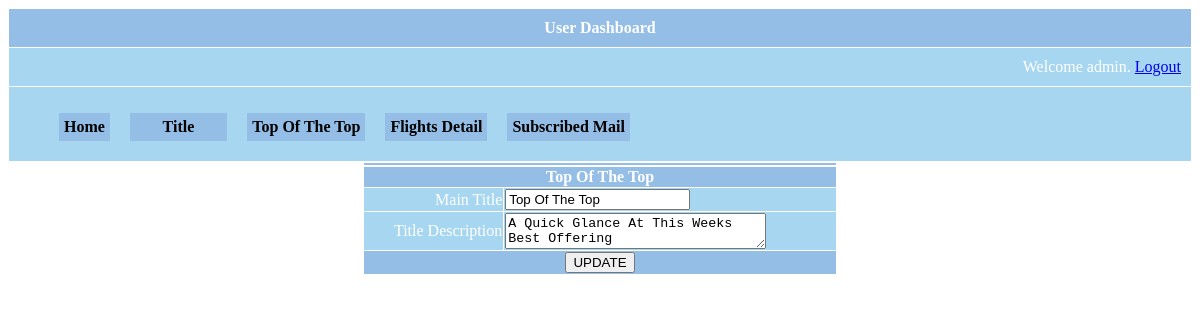
/admin/hometitle.php (signed in), run on the app's committed database.
### tables this page shows
CREATE TABLE `hometitle` (
  `id` int(10) NOT NULL AUTO_INCREMENT,
  `maintitle` varchar(20) NOT NULL,
  `main_titile_descr` text NOT NULL,
  PRIMARY KEY (`id`)
);

### admin/hometitle.php (the view, shortened to what this page needs)
<?php
$table="hometitle";
$sql="select * FROM ".$table;
$result=mysql_query($sql);
$row=mysql_fetch_array($result);
$message='';
if($_SESSION['user_name'])
{
?>
<html>
<head>
<link rel="stylesheet" type="text/css" href="styles.css" />
<link rel="stylesheet" type="text/css" href="styles.css" />
</head>
<body>
<table border="0" cellpadding="10" cellspacing="1" width="100%" align="center">
    <tr class="tableheader" >
    <td  align="center">User Dashboard</td>
    </tr>
    <tr class="tablerow" >
    <td   align="right">
        <?php
        if($_SESSION['user_name']) {
        ?>
        Welcome <?php echo $_SESSION["user_name"]; ?>.   <a href="logout.php" tite="Logout">Logout
        <?php
        }
        ?>
        </a>
    </td>
    </tr>
	<tr class="tablerow">
	<td>
	 <ul id="nav">
	   <li>
        <a href="dashboard.php">Home</a>
       </li>
	   <li>
			<a href="#"> &nbsp;&nbsp;&nbsp;&nbsp;&nbsp;&nbsp; Title &nbsp;&nbsp;&nbsp;&nbsp;&nbsp;&nbsp;</a>
       </li>
	   <li>
          <a href="top_of_top.php" id="ttp" tite="Logout">Top Of The Top</a>
       </li>
	   <li>
        <a href="flightdetail.php" id="ttp" tite="Logout">Flights Detail</a>
       </li>
	   <li>
        <a href="mailsubscr.php" id="ttp" tite="Logout">Subscribed Mail</a>
       </li>
	 </ul>
    </td>
    </tr>
 </table>
 <table cellspacing="1" width="40%" align="center">
	<tr><td class="tableheader" align="center"><?php echo $message;?></td></tr>
   </table>
    <form name="frmUser" method="post" action="<?php echo $_SERVER['PHP_SELF']; ?>"  enctype="multipart/form-data" >
		<table  cellspacing="1" width="40%" align="center">
			<tr class="tableheader">
			  <td align="center" colspan="2">Top Of The Top</td>
			</tr>
			<tr class="tablerow">
			  <td align="right">Main Title</td>
			    <td>
				 <input class="textbox" type="text" name="maintitle" id='maintitle' value="<?php echo $row['maintitle'] ?>">
			    </td>
			</tr>
			<tr class="tablerow">
			  <td align="right">Title Description</td>
			  <td>
				<textarea rows="2" cols="30" name="titledescr" id='titledescr'><?php echo $row['main_titile_descr']; ?></textarea>
			  </td>
			</tr>
			<tr class="tableheader">
			  <td align="center" colspan="2"><input type="submit" name="submit_topoftop" value="UPDATE"></td>
			</tr>
		</table>
	</form>
</body>
</html>
<?php
 }
 else
 {
   header('Location: index.php');
 }
?>

### admin/styles.css (style rules this page uses)
.tableheader { background-color: #95BEE6; color:white; font-weight:bold; }
.tablerow { background-color: #A7D6F1; color:white; }
#nav { list-style:none; font-weight:bold; margin-bottom:10px; float:left; width:100%; }
#nav li { float:left; margin-right:20px; position:relative; }
#nav a { display:block; padding:5px; color:#000; background:#95BEE6; text-decoration:none; }

### data on the page
hometitle: maintitle "Top Of The Top", titledescr "A Quick Glance At This Weeks Best Offering"

### other printed values
$_SESSION["user_name"] "admin"
